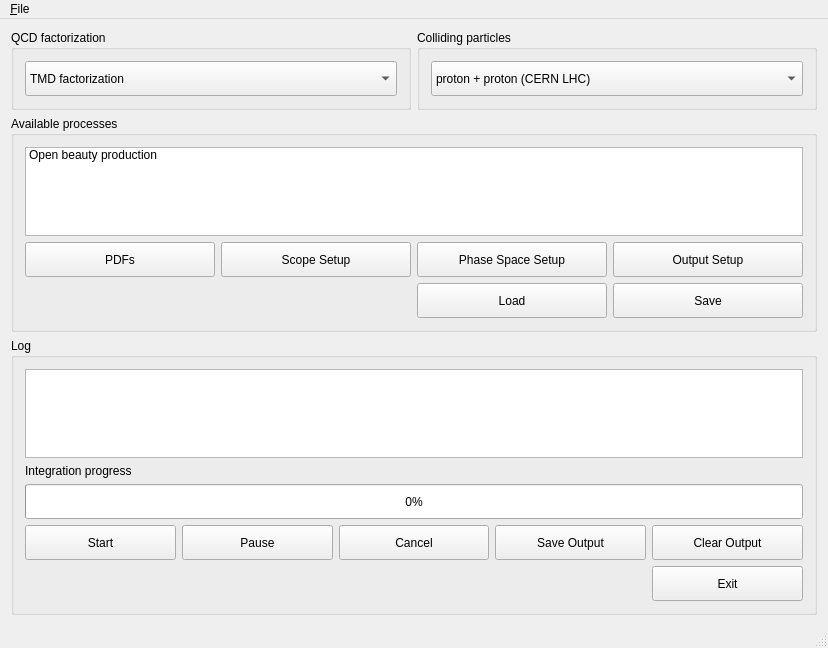
<?xml version="1.0" encoding="UTF-8"?>
<ui version="4.0">
 <class>MainWindow</class>
 <widget class="QMainWindow" name="MainWindow">
  <property name="geometry">
   <rect>
    <x>0</x>
    <y>0</y>
    <width>828</width>
    <height>648</height>
   </rect>
  </property>
  <property name="windowTitle">
   <string>MainWindow</string>
  </property>
  <widget class="QWidget" name="centralWidget">
   <layout class="QGridLayout" name="gridLayout_2">
    <item row="0" column="1">
     <layout class="QGridLayout" name="GridLayout">
      <item row="3" column="0" colspan="2">
       <widget class="QGroupBox" name="EvaluationGroupBox">
        <property name="sizePolicy">
         <sizepolicy hsizetype="Preferred" vsizetype="Expanding">
          <horstretch>0</horstretch>
          <verstretch>0</verstretch>
         </sizepolicy>
        </property>
        <property name="title">
         <string>Log</string>
        </property>
        <layout class="QGridLayout" name="gridLayout_6">
         <item row="5" column="4">
          <widget class="QPushButton" name="ExitButton">
           <property name="sizePolicy">
            <sizepolicy hsizetype="Preferred" vsizetype="Preferred">
             <horstretch>0</horstretch>
             <verstretch>0</verstretch>
            </sizepolicy>
           </property>
           <property name="minimumSize">
            <size>
             <width>0</width>
             <height>35</height>
            </size>
           </property>
           <property name="text">
            <string>Exit</string>
           </property>
          </widget>
         </item>
         <item row="4" column="4">
          <widget class="QPushButton" name="ClearOutputButton">
           <property name="sizePolicy">
            <sizepolicy hsizetype="Minimum" vsizetype="Preferred">
             <horstretch>0</horstretch>
             <verstretch>0</verstretch>
            </sizepolicy>
           </property>
           <property name="minimumSize">
            <size>
             <width>0</width>
             <height>35</height>
            </size>
           </property>
           <property name="text">
            <string>Clear Output</string>
           </property>
          </widget>
         </item>
         <item row="3" column="0" colspan="5">
          <widget class="QProgressBar" name="ProgressBar">
           <property name="sizePolicy">
            <sizepolicy hsizetype="Expanding" vsizetype="Preferred">
             <horstretch>0</horstretch>
             <verstretch>0</verstretch>
            </sizepolicy>
           </property>
           <property name="minimumSize">
            <size>
             <width>0</width>
             <height>35</height>
            </size>
           </property>
           <property name="value">
            <number>0</number>
           </property>
          </widget>
         </item>
         <item row="4" column="3">
          <widget class="QPushButton" name="SaveOutputButton">
           <property name="sizePolicy">
            <sizepolicy hsizetype="Minimum" vsizetype="Preferred">
             <horstretch>0</horstretch>
             <verstretch>0</verstretch>
            </sizepolicy>
           </property>
           <property name="minimumSize">
            <size>
             <width>0</width>
             <height>35</height>
            </size>
           </property>
           <property name="text">
            <string>Save Output</string>
           </property>
          </widget>
         </item>
         <item row="1" column="0">
          <widget class="QLabel" name="ProgressLabel">
           <property name="text">
            <string>Integration progress</string>
           </property>
          </widget>
         </item>
         <item row="4" column="0">
          <widget class="QPushButton" name="StartButton">
           <property name="sizePolicy">
            <sizepolicy hsizetype="Preferred" vsizetype="Preferred">
             <horstretch>0</horstretch>
             <verstretch>0</verstretch>
            </sizepolicy>
           </property>
           <property name="minimumSize">
            <size>
             <width>0</width>
             <height>35</height>
            </size>
           </property>
           <property name="text">
            <string>Start</string>
           </property>
          </widget>
         </item>
         <item row="4" column="2">
          <widget class="QPushButton" name="CancelButton">
           <property name="sizePolicy">
            <sizepolicy hsizetype="Minimum" vsizetype="Preferred">
             <horstretch>0</horstretch>
             <verstretch>0</verstretch>
            </sizepolicy>
           </property>
           <property name="minimumSize">
            <size>
             <width>0</width>
             <height>35</height>
            </size>
           </property>
           <property name="text">
            <string>Cancel</string>
           </property>
          </widget>
         </item>
         <item row="4" column="1">
          <widget class="QPushButton" name="PauseButton">
           <property name="sizePolicy">
            <sizepolicy hsizetype="Preferred" vsizetype="Preferred">
             <horstretch>0</horstretch>
             <verstretch>0</verstretch>
            </sizepolicy>
           </property>
           <property name="minimumSize">
            <size>
             <width>0</width>
             <height>35</height>
            </size>
           </property>
           <property name="text">
            <string>Pause</string>
           </property>
          </widget>
         </item>
         <item row="0" column="0" colspan="5">
          <widget class="QTextBrowser" name="LogTextBrowser"/>
         </item>
        </layout>
       </widget>
      </item>
      <item row="2" column="0" colspan="2">
       <widget class="QGroupBox" name="ScopeGroupBox">
        <property name="sizePolicy">
         <sizepolicy hsizetype="Preferred" vsizetype="Expanding">
          <horstretch>0</horstretch>
          <verstretch>0</verstretch>
         </sizepolicy>
        </property>
        <property name="title">
         <string>Available processes</string>
        </property>
        <layout class="QGridLayout" name="gridLayout_5">
         <item row="1" column="0">
          <widget class="QPushButton" name="PDFsButton">
           <property name="sizePolicy">
            <sizepolicy hsizetype="Minimum" vsizetype="Preferred">
             <horstretch>0</horstretch>
             <verstretch>0</verstretch>
            </sizepolicy>
           </property>
           <property name="minimumSize">
            <size>
             <width>0</width>
             <height>35</height>
            </size>
           </property>
           <property name="text">
            <string>PDFs</string>
           </property>
          </widget>
         </item>
         <item row="1" column="1">
          <widget class="QPushButton" name="ScopeSetupButton">
           <property name="sizePolicy">
            <sizepolicy hsizetype="Minimum" vsizetype="Preferred">
             <horstretch>0</horstretch>
             <verstretch>0</verstretch>
            </sizepolicy>
           </property>
           <property name="minimumSize">
            <size>
             <width>0</width>
             <height>35</height>
            </size>
           </property>
           <property name="text">
            <string>Scope Setup</string>
           </property>
          </widget>
         </item>
         <item row="1" column="3">
          <widget class="QPushButton" name="OutputSetupButton">
           <property name="sizePolicy">
            <sizepolicy hsizetype="Minimum" vsizetype="Preferred">
             <horstretch>0</horstretch>
             <verstretch>0</verstretch>
            </sizepolicy>
           </property>
           <property name="minimumSize">
            <size>
             <width>0</width>
             <height>35</height>
            </size>
           </property>
           <property name="text">
            <string>Output Setup</string>
           </property>
          </widget>
         </item>
         <item row="1" column="2">
          <widget class="QPushButton" name="PhaseSpaceSetupButton">
           <property name="sizePolicy">
            <sizepolicy hsizetype="Minimum" vsizetype="Preferred">
             <horstretch>0</horstretch>
             <verstretch>0</verstretch>
            </sizepolicy>
           </property>
           <property name="minimumSize">
            <size>
             <width>0</width>
             <height>35</height>
            </size>
           </property>
           <property name="text">
            <string>Phase Space Setup</string>
           </property>
          </widget>
         </item>
         <item row="2" column="3">
          <widget class="QPushButton" name="SaveButton">
           <property name="sizePolicy">
            <sizepolicy hsizetype="Minimum" vsizetype="Preferred">
             <horstretch>0</horstretch>
             <verstretch>0</verstretch>
            </sizepolicy>
           </property>
           <property name="minimumSize">
            <size>
             <width>0</width>
             <height>35</height>
            </size>
           </property>
           <property name="text">
            <string>Save</string>
           </property>
          </widget>
         </item>
         <item row="2" column="2">
          <widget class="QPushButton" name="LoadButton">
           <property name="sizePolicy">
            <sizepolicy hsizetype="Minimum" vsizetype="Preferred">
             <horstretch>0</horstretch>
             <verstretch>0</verstretch>
            </sizepolicy>
           </property>
           <property name="minimumSize">
            <size>
             <width>0</width>
             <height>35</height>
            </size>
           </property>
           <property name="text">
            <string>Load</string>
           </property>
          </widget>
         </item>
         <item row="0" column="0" colspan="4">
          <widget class="QListWidget" name="TaskListWidget">
           <item>
            <property name="text">
             <string>Open beauty production</string>
            </property>
           </item>
          </widget>
         </item>
        </layout>
       </widget>
      </item>
      <item row="1" column="0">
       <widget class="QGroupBox" name="FactorizationGroupBox">
        <property name="sizePolicy">
         <sizepolicy hsizetype="MinimumExpanding" vsizetype="Minimum">
          <horstretch>0</horstretch>
          <verstretch>0</verstretch>
         </sizepolicy>
        </property>
        <property name="title">
         <string>QCD factorization</string>
        </property>
        <layout class="QGridLayout" name="gridLayout_4">
         <item row="0" column="0">
          <widget class="QComboBox" name="FactorizationComboBox">
           <property name="sizePolicy">
            <sizepolicy hsizetype="Preferred" vsizetype="Fixed">
             <horstretch>0</horstretch>
             <verstretch>0</verstretch>
            </sizepolicy>
           </property>
           <property name="minimumSize">
            <size>
             <width>0</width>
             <height>35</height>
            </size>
           </property>
           <item>
            <property name="text">
             <string>TMD factorization</string>
            </property>
           </item>
           <item>
            <property name="text">
             <string>collinear factorization</string>
            </property>
           </item>
          </widget>
         </item>
        </layout>
       </widget>
      </item>
      <item row="1" column="1">
       <widget class="QGroupBox" name="CollisionGroupBox">
        <property name="sizePolicy">
         <sizepolicy hsizetype="MinimumExpanding" vsizetype="Preferred">
          <horstretch>0</horstretch>
          <verstretch>0</verstretch>
         </sizepolicy>
        </property>
        <property name="title">
         <string>Colliding particles</string>
        </property>
        <layout class="QGridLayout" name="gridLayout_3">
         <item row="0" column="0">
          <widget class="QComboBox" name="CollisionComboBox">
           <property name="minimumSize">
            <size>
             <width>0</width>
             <height>35</height>
            </size>
           </property>
           <item>
            <property name="text">
             <string>proton + proton (CERN LHC)</string>
            </property>
           </item>
           <item>
            <property name="text">
             <string>proton + antiproton (Fermilab Tevatron)</string>
            </property>
           </item>
          </widget>
         </item>
        </layout>
       </widget>
      </item>
     </layout>
    </item>
   </layout>
  </widget>
  <widget class="QMenuBar" name="MenuBar">
   <property name="geometry">
    <rect>
     <x>0</x>
     <y>0</y>
     <width>828</width>
     <height>23</height>
    </rect>
   </property>
   <widget class="QMenu" name="MenuFile">
    <property name="title">
     <string>&amp;File</string>
    </property>
   </widget>
   <addaction name="MenuFile"/>
  </widget>
  <widget class="QStatusBar" name="StatusBar"/>
 </widget>
 <layoutdefault spacing="6" margin="11"/>
 <resources/>
 <connections>
  <connection>
   <sender>ExitButton</sender>
   <signal>clicked()</signal>
   <receiver>MainWindow</receiver>
   <slot>close()</slot>
   <hints>
    <hint type="sourcelabel">
     <x>610</x>
     <y>593</y>
    </hint>
    <hint type="destinationlabel">
     <x>354</x>
     <y>326</y>
    </hint>
   </hints>
  </connection>
 </connections>
</ui>
